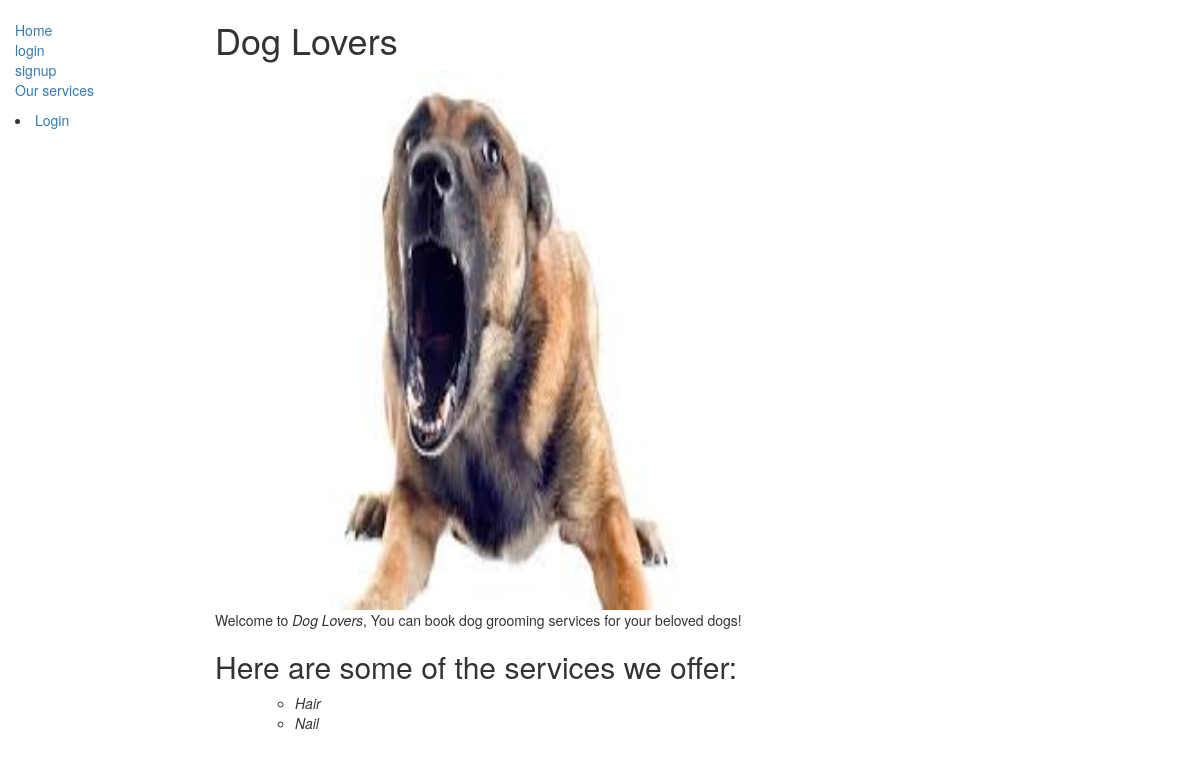
The app's page /doggroomer/, older data.
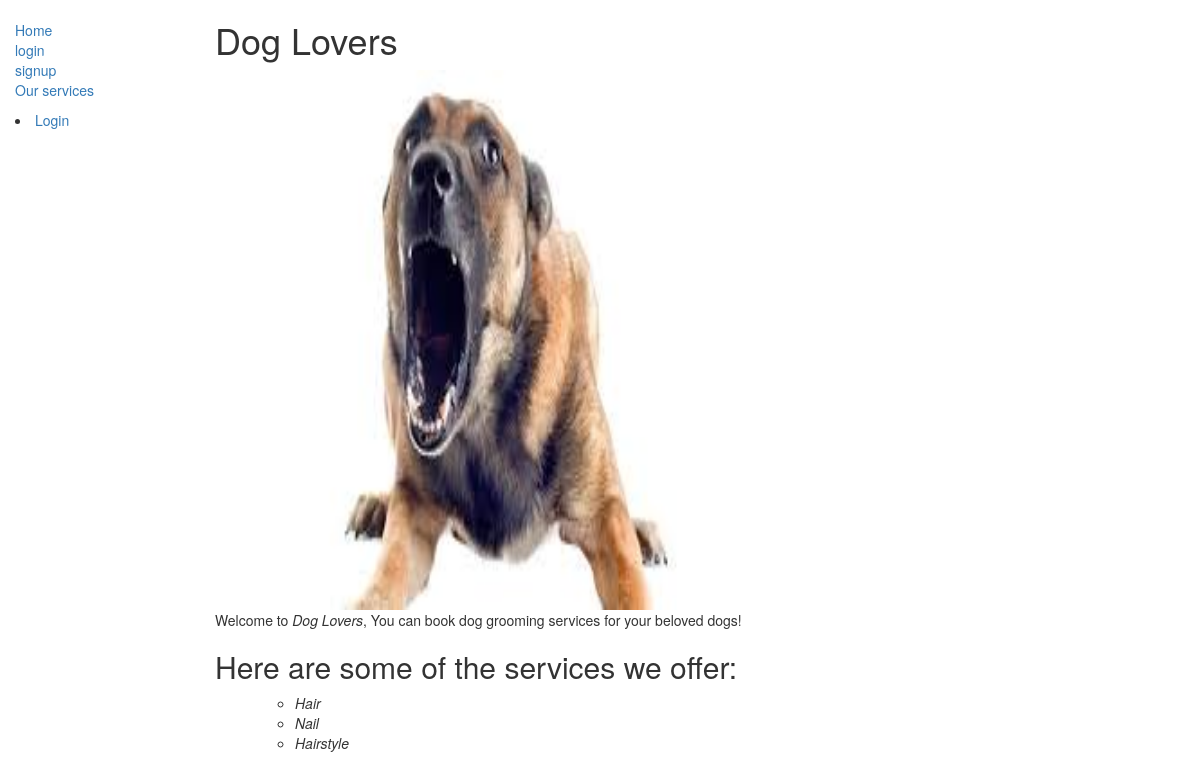
The same page, newer data.
### doggroomer/models.py (models this page shows, shortened)
class Option(models.Model):
    name = models.CharField(max_length=200, help_text="Enter grooming option here")
    price = models.FloatField("Price to be charged")

### doggroomer/views.py (the view)
# urls.py: path('', views.index, name='index'),
def index(request):
    return render(request,'index.html', context={'services': Option.objects.all()[:3]})

### doggroomer/templates/index.html (shortened to what this page needs)
{% extends "base_generic.html" %}
{% block content %}
<h1>Dog Lovers</h1>
{% load static %}
    <img src="{% static 'images/download.jpeg' %}" alt="dog-grooming" style="width:555px;height:540px;"/>
  <p>Welcome to <em>Dog Lovers</em>, You can book dog grooming services for your beloved dogs!</p>
<h2>Here are some of the services we offer:</h2>
  <ul>
    {%  if services %}
  <ul>
  {% for service in services %}
    <li><em>{{ service.name }}</em></li>
  {% endfor %}
  </ul>
{% endif %}
  </ul>
{% endblock %}

Row changes from the older to the newer data that the page shows:
added Option: name "Hairstyle"
